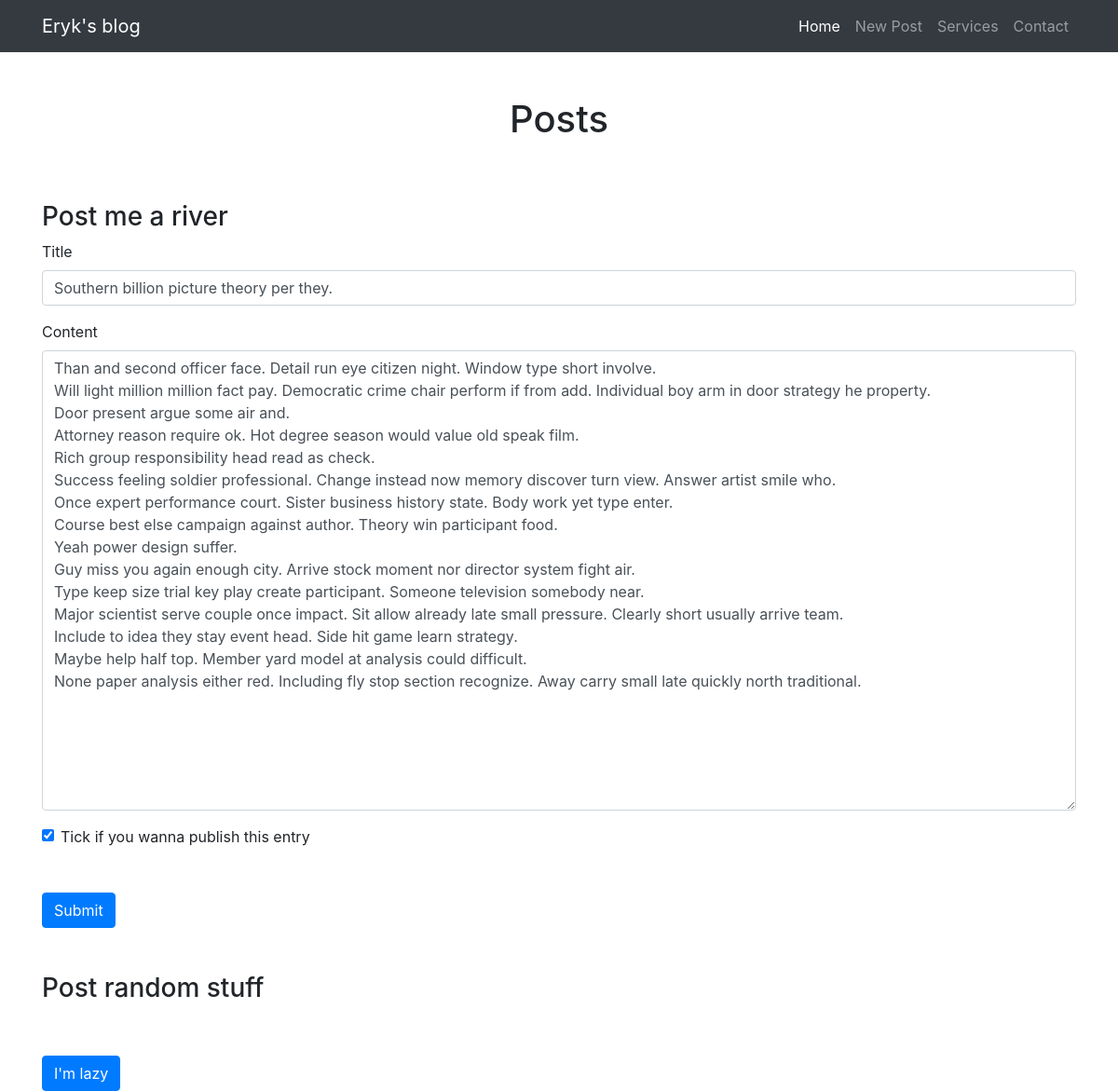
The page /edit-post/41 on the database its author committed.
### blog/models.py (models this page shows)
class Entry(db.Model):
    id = db.Column(db.Integer, primary_key=True)
    title = db.Column(db.String(80), nullable=False)
    body = db.Column(db.Text, nullable=False)
    pub_date = db.Column(db.DateTime, nullable=False,
        default=datetime.datetime.utcnow)
    is_published = db.Column(db.Boolean, default=False)

### blog/routes.py (the view)
@app.route("/edit-post/<int:entry_id>", methods=["GET", "POST"])
def edit_entry(entry_id):
    entry = Entry.query.filter_by(id=entry_id).first_or_404()
    form = EntryForm(obj=entry)
    return create_or_edit_entry(entry_id, entry, form)

### blog/forms.py
class EntryForm(FlaskForm):
    title = StringField('Title', validators=[DataRequired()])
    body = TextAreaField('Content', validators=[DataRequired()])
    is_published = BooleanField('Is published?')

### blog/routes.py (called while the page is built, shortened)
def create_or_edit_entry(entry_id, entry, form):
    errors = None
    return render_template(
        "entry_form.html", form=form, errors=errors, entry_id=entry_id)

### blog/templates/entry_form.html (shortened to what this page needs)
{% extends "index.html" %}
{% block content %}
<h3 class="mt-5">Post me a river</h3>
<form method="POST" action="">
    <div class="form-group">
        <label for="title">Title</label>
        {{ form.title(class_="form-control") }}
    </div>
    <div class="form-group">
        <label for="body">Content</label>
        {{ form.body(class_="form-control", cols="100", rows="20") }}
    </div>
    <div class="form-check">
        {{ form.is_published(class_="form-check-input") }}
        <label class="form-check-label" for="is_published">Tick if you wanna publish this entry</label>
    </div>
    <button type="submit" class="btn btn-primary mt-5">Submit</button>
</form>
<h3 class="mt-5">Post random stuff</h3>
<form method="POST" action="/random/{{ entry_id }}">
    <button type="submit" class="btn btn-primary mt-5">I'm lazy</button>
</form>
{% endblock %}

### rows shown on the page
Entry: title "Southern billion picture theory per they.", body "Than and second officer face. Detail run eye citizen night. Window type short involve. Will light million million fact pay. Democratic crime chair perform if from add. Individual boy arm in door strategy he property. Door present argue some air and. Attorney reason require ok. Hot degree season would value old speak film. Rich group responsibility head read as check. Success feeling soldier professional. Change instead now memory discover turn view. Answer artist smile who. Once expert performance court. Sister business history state. Body work yet type enter. Course best else campaign against author. Theory win participant food. Yeah power design suffer. Guy miss you again enough city.…", is_published "☑"
